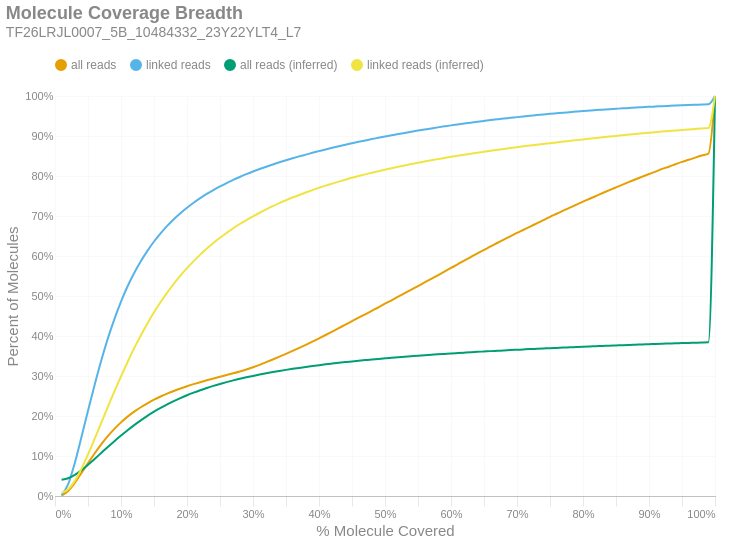

Write notebook code for a chart like this one.
### Markdown cell above
### Molecule Read Coverage
This chart shows molecule coverage breadth as computed by the number of bases aligned to that molecule. In other words, "*how much of each unique long molecule is actually sequenced/aligned?*" Keep in mind there is a distinction between sequences and alignments, since some sequences belonging to a particular molecule may not align well and wouldn't appear in the alignment data. This chart also shows molecule coverage breadth as computed by the *inferred fragment* from which the aligned sequences originate. Unlike read coverage, this calculation takes into account the total insert size, including unsequenced gaps between the forward and reverse reads. Like the previous figures, these are cumulative percents.

### Code cell
if SKIPLR:
    print_html(f"Skipped")
else:
    binned_df = consolidated_hist(valids['coverage_bp'], mask, 0.01, True)
    binned_df_inf = consolidated_hist(valids['coverage_inserts'], mask, 0.01, True)
    binned_df = binned_df.with_columns(pl.lit(binned_df_inf['all reads (cumsum)']).alias('all reads (inferred)'))
    binned_df = binned_df.with_columns(pl.lit(binned_df_inf['linked reads (cumsum)']).alias('linked reads (inferred)'))
    binned_df = binned_df.with_columns(
        (pl.col('bin').cast(pl.Float64) + 0.01).alias('right_edge')
    )

    with SafeRender(binned_df):
        (
            density_plot(binned_df, 'Molecule Coverage Breadth', samplename, 'molcov', ['all reads (inferred)','linked reads (inferred)'])
            .encode(
                #x=alt.X('bin:Q', title="% Molecule Covered").axis(format = '%').scale(padding=0),
                x=alt.X('right_edge:Q', title="% Molecule Covered").axis(format='%').scale(padding=0),
                y=alt.Y('value:Q', title='Percent of Molecules')
                    .axis(format='%')
                    .stack(False)
                    .scale(domainMin=0, padding=0),
                color=alt.Color("key:N").scale(domain = ["all reads", "linked reads", "all reads (inferred)", "linked reads (inferred)"]),
                tooltip = [
                    alt.Tooltip("key:N", title = "Data Type"),
                    alt.Tooltip("range_label:N", title="% Molecule Covered"),
                    alt.Tooltip("value:Q", format = ".2%", title="% Molecules")
                ]
            )
        ).display()

### Figure 1 — Vega-Lite specification as saved in the notebook (floating-point values rounded to 4 significant figures)
{"width": "container", "height": 400, "config": {"title": {"anchor": "start", "dy": -15, "fontSize": 18, "color": "#888888", "subtitleColor": "#888888", "subtitleFontSize": 14}, "arc": {"fill": "#0072B2"}, "axis": {"domainColor": "#888888", "domainWidth": 0.5, "gridWidth": 0.2, "grid": false, "titleFontWeight": 400, "titleFontSize": 15, "labelFontSize": 11, "labelColor": "#888888", "tickColor": "#888888", "tickWidth": 0.2, "titleColor": "#888888"}, "axisBand": {"grid": false}, "axisX": {"grid": true, "tickSize": 10, "domainCap": "round"}, "axisY": {"domain": false, "grid": true, "tickSize": 0, "domainCap": "round"}, "background": "transparent", "header": {"labelFontSize": 15, "labelColor": "#888888", "titleFontSize": 15, "titleFontWeight": 600, "titleColor": "#888888"}, "legend": {"labelFont": "sans-serif", "labelFontSize": 12, "labelColor": "#888888", "symbolSize": 100, "symbolType": "circle", "titleFontSize": 12, "titlePadding": 10, "titleColor": "#888888", "title": null, "orient": "top"}, "range": {"category": ["#E69F00", "#56B4E9", "#009E73", "#F0E442", "#0072B2", "#D55E00", "#CC79A7", "#000000"], "diverging": ["#cfe8f3", "#a2d4ec", "#73bfe2", "#46abdb", "#1696d2", "#12719e"]}, "area": {"fill": "#0072B2", "fillOpacity": 0.7, "line": true, "strokeOpacity": 0.7}, "line": {"color": "#0072B2", "stroke": "#0072B2", "strokeWidth": 2}, "trail": {"color": "#0072B2", "stroke": "#0072B2", "strokeWidth": 0, "size": 1}, "point": {"filled": true, "fillOpacity": 1.0, "size": 95}, "text": {"color": "#888888", "fontSize": 11, "align": "right", "fontWeight": 400, "size": 11}, "bar": {"fill": "#0072B2", "stroke": null}, "view": {"stroke": null, "continuousWidth": 660, "continuousHeight": 400}}, "data": {"name": "data-f60ad927f8e5e8b5c278cc4b17f93ccb"}, "mark": {"type": "line", "interpolate": "monotone", "point": {"opacity": 0, "size": 275}}, "encoding": {"color": {"field": "key", "scale": {"domain": ["all reads", "linked reads", "all reads (inferred)", "linked reads (inferred)"]}, "type": "nominal"}, "tooltip": [{"field": "key", "title": "Data Type", "type": "nominal"}, {"field": "range_label", "title": "% Molecule Covered", "type": "nominal"}, {"field": "value", "format": ".2%", "title": "% Molecules", "type": "quantitative"}], "x": {"axis": {"format": "%"}, "field": "right_edge", "scale": {"padding": 0}, "title": "% Molecule Covered", "type": "quantitative"}, "y": {"axis": {"format": "%"}, "field": "value", "scale": {"domainMin": 0, "padding": 0}, "stack": false, "title": "Percent of Molecules", "type": "quantitative"}}, "params": [{"name": "param_c36ac31b6afebe62", "select": {"type": "point", "fields": ["key"]}, "bind": "legend"}], "title": {"text": "Molecule Coverage Breadth", "subtitle": "TF26LRJL0007_5B_10484332_23Y22YLT4_L7"}, "transform": [{"fold": ["all reads (cumsum)", "linked reads (cumsum)", "all reads (inferred)", "linked reads (inferred)"]}, {"calculate": "replace(datum.key, ' (cumsum)', '')", "as": "key"}, {"filter": {"param": "param_c36ac31b6afebe62"}}], "usermeta": {"embedOptions": {"downloadFileName": "TF26LRJL0007_5B_10484332_23Y22YLT4_L7.molcov"}}, "$schema": "https://vega.github.io/schema/vega-lite/v6.4.1.json", "datasets": {"data-f60ad927f8e5e8b5c278cc4b17f93ccb": [{"bin": "0.0", "interval": "0.0-0.01", "all reads": 0.001039, "linked reads": 0.001917, "all reads (cumsum)": 0.001039, "linked reads (cumsum)": 0.001917, "range_label": "0.0-0.01", "all reads (inferred)": 0.04036, "linked reads (inferred)": 0.008118, "right_edge": 0.01}, {"bin": "0.01", "interval": "0.01-0.02", "all reads": 0.01132, "linked reads": 0.02786, "all reads (cumsum)": 0.01236, "linked reads (cumsum)": 0.02978, "range_label": "0.01-0.02", "all reads (inferred)": 0.04427, "linked reads (inferred)": 0.01691, "right_edge": 0.02}, {"bin": "0.02", "interval": "0.02-0.03", "all reads": 0.02044, "linked reads": 0.05276, "all reads (cumsum)": 0.03281, "linked reads (cumsum)": 0.08254, "range_label": "0.02-0.03", "all reads (inferred)": 0.05255, "linked reads (inferred)": 0.0378, "right_edge": 0.03}, {"bin": "0.03", "interval": "0.03-0.04", "all reads": 0.02435, "linked reads": 0.0643, "all reads (cumsum)": 0.05715, "linked reads (cumsum)": 0.1468, "range_label": "0.03-0.04", "all reads (inferred)": 0.06412, "linked reads (inferred)": 0.06785, "right_edge": 0.04}, {"bin": "0.04", "interval": "0.04-0.05", "all reads": 0.02501, "linked reads": 0.06653, "all reads (cumsum)": 0.08216, "linked reads (cumsum)": 0.2134, "range_label": "0.04-0.05", "all reads (inferred)": 0.07784, "linked reads (inferred)": 0.1038, "right_edge": 0.05}, {"bin": "0.05", "interval": "0.05-0.06", "all reads": 0.02406, "linked reads": 0.06431, "all reads (cumsum)": 0.1062, "linked reads (cumsum)": 0.2777, "range_label": "0.05-0.06", "all reads (inferred)": 0.09251, "linked reads (inferred)": 0.1427, "right_edge": 0.06}, {"bin": "0.06", "interval": "0.06-0.07", "all reads": 0.02258, "linked reads": 0.06051, "all reads (cumsum)": 0.1288, "linked reads (cumsum)": 0.3382, "range_label": "0.06-0.07", "all reads (inferred)": 0.1075, "linked reads (inferred)": 0.1825, "right_edge": 0.07}, {"bin": "0.07", "interval": "0.07-0.08", "all reads": 0.02065, "linked reads": 0.05532, "all reads (cumsum)": 0.1495, "linked reads (cumsum)": 0.3935, "range_label": "0.07-0.08", "all reads (inferred)": 0.1225, "linked reads (inferred)": 0.2225, "right_edge": 0.08}, {"bin": "0.08", "interval": "0.08-0.09", "all reads": 0.01823, "linked reads": 0.04881, "all reads (cumsum)": 0.1677, "linked reads (cumsum)": 0.4423, "range_label": "0.08-0.09", "all reads (inferred)": 0.137, "linked reads (inferred)": 0.2616, "right_edge": 0.09}, {"bin": "0.09", "interval": "0.09-0.1", "all reads": 0.01637, "linked reads": 0.04377, "all reads (cumsum)": 0.1841, "linked reads (cumsum)": 0.4861, "range_label": "0.09-0.1", "all reads (inferred)": 0.151, "linked reads (inferred)": 0.299, "right_edge": 0.1}, {"bin": "0.1", "interval": "0.1-0.11", "all reads": 0.01432, "linked reads": 0.0382, "all reads (cumsum)": 0.1984, "linked reads (cumsum)": 0.5243, "range_label": "0.1-0.11", "all reads (inferred)": 0.1645, "linked reads (inferred)": 0.3351, "right_edge": 0.11}, {"bin": "0.11", "interval": "0.11-0.12", "all reads": 0.01251, "linked reads": 0.03329, "all reads (cumsum)": 0.2109, "linked reads (cumsum)": 0.5576, "range_label": "0.11-0.12", "all reads (inferred)": 0.1773, "linked reads (inferred)": 0.3696, "right_edge": 0.12}, {"bin": "0.12", "interval": "0.12-0.13", "all reads": 0.01102, "linked reads": 0.02916, "all reads (cumsum)": 0.2219, "linked reads (cumsum)": 0.5867, "range_label": "0.12-0.13", "all reads (inferred)": 0.1892, "linked reads (inferred)": 0.4014, "right_edge": 0.13}, {"bin": "0.13", "interval": "0.13-0.14", "all reads": 0.009892, "linked reads": 0.02603, "all reads (cumsum)": 0.2318, "linked reads (cumsum)": 0.6128, "range_label": "0.13-0.14", "all reads (inferred)": 0.2004, "linked reads (inferred)": 0.4315, "right_edge": 0.14}, {"bin": "0.14", "interval": "0.14-0.15", "all reads": 0.008992, "linked reads": 0.02349, "all reads (cumsum)": 0.2408, "linked reads (cumsum)": 0.6363, "range_label": "0.14-0.15", "all reads (inferred)": 0.2107, "linked reads (inferred)": 0.4593, "right_edge": 0.15}, {"bin": "0.15", "interval": "0.15-0.16", "all reads": 0.007945, "linked reads": 0.02049, "all reads (cumsum)": 0.2487, "linked reads (cumsum)": 0.6567, "range_label": "0.15-0.16", "all reads (inferred)": 0.2203, "linked reads (inferred)": 0.485, "right_edge": 0.16}, {"bin": "0.16", "interval": "0.16-0.17", "all reads": 0.00722, "linked reads": 0.01847, "all reads (cumsum)": 0.256, "linked reads (cumsum)": 0.6752, "range_label": "0.16-0.17", "all reads (inferred)": 0.2291, "linked reads (inferred)": 0.5085, "right_edge": 0.17}, {"bin": "0.17", "interval": "0.17-0.18", "all reads": 0.006653, "linked reads": 0.01676, "all reads (cumsum)": 0.2626, "linked reads (cumsum)": 0.692, "range_label": "0.17-0.18", "all reads (inferred)": 0.2373, "linked reads (inferred)": 0.5306, "right_edge": 0.18}, {"bin": "0.18", "interval": "0.18-0.19", "all reads": 0.006098, "linked reads": 0.01506, "all reads (cumsum)": 0.2687, "linked reads (cumsum)": 0.707, "range_label": "0.18-0.19", "all reads (inferred)": 0.2449, "linked reads (inferred)": 0.551, "right_edge": 0.19}, {"bin": "0.19", "interval": "0.19-0.2", "all reads": 0.005644, "linked reads": 0.01367, "all reads (cumsum)": 0.2744, "linked reads (cumsum)": 0.7207, "range_label": "0.19-0.2", "all reads (inferred)": 0.2519, "linked reads (inferred)": 0.5697, "right_edge": 0.2}, {"bin": "0.2", "interval": "0.2-0.21", "all reads": 0.005261, "linked reads": 0.01258, "all reads (cumsum)": 0.2796, "linked reads (cumsum)": 0.7333, "range_label": "0.2-0.21", "all reads (inferred)": 0.2583, "linked reads (inferred)": 0.5871, "right_edge": 0.21}, {"bin": "0.21", "interval": "0.21-0.22", "all reads": 0.004935, "linked reads": 0.01147, "all reads (cumsum)": 0.2845, "linked reads (cumsum)": 0.7448, "range_label": "0.21-0.22", "all reads (inferred)": 0.2644, "linked reads (inferred)": 0.6034, "right_edge": 0.22}, {"bin": "0.22", "interval": "0.22-0.23", "all reads": 0.004658, "linked reads": 0.01046, "all reads (cumsum)": 0.2892, "linked reads (cumsum)": 0.7552, "range_label": "0.22-0.23", "all reads (inferred)": 0.2701, "linked reads (inferred)": 0.6185, "right_edge": 0.23}, {"bin": "0.23", "interval": "0.23-0.24", "all reads": 0.004547, "linked reads": 0.009663, "all reads (cumsum)": 0.2938, "linked reads (cumsum)": 0.7649, "range_label": "0.23-0.24", "all reads (inferred)": 0.2753, "linked reads (inferred)": 0.6326, "right_edge": 0.24}, {"bin": "0.24", "interval": "0.24-0.25", "all reads": 0.004465, "linked reads": 0.009048, "all reads (cumsum)": 0.2982, "linked reads (cumsum)": 0.7739, "range_label": "0.24-0.25", "all reads (inferred)": 0.2802, "linked reads (inferred)": 0.6455, "right_edge": 0.25}, {"bin": "0.25", "interval": "0.25-0.26", "all reads": 0.004293, "linked reads": 0.008423, "all reads (cumsum)": 0.3025, "linked reads (cumsum)": 0.7824, "range_label": "0.25-0.26", "all reads (inferred)": 0.2847, "linked reads (inferred)": 0.6576, "right_edge": 0.26}, {"bin": "0.26", "interval": "0.26-0.27", "all reads": 0.004334, "linked reads": 0.007815, "all reads (cumsum)": 0.3068, "linked reads (cumsum)": 0.7902, "range_label": "0.26-0.27", "all reads (inferred)": 0.289, "linked reads (inferred)": 0.6693, "right_edge": 0.27}, {"bin": "0.27", "interval": "0.27-0.28", "all reads": 0.004607, "linked reads": 0.007438, "all reads (cumsum)": 0.3115, "linked reads (cumsum)": 0.7976, "range_label": "0.27-0.28", "all reads (inferred)": 0.2931, "linked reads (inferred)": 0.68, "right_edge": 0.28}, {"bin": "0.28", "interval": "0.28-0.29", "all reads": 0.004963, "linked reads": 0.006914, "all reads (cumsum)": 0.3164, "linked reads (cumsum)": 0.8045, "range_label": "0.28-0.29", "all reads (inferred)": 0.2967, "linked reads (inferred)": 0.6898, "right_edge": 0.29}, {"bin": "0.29", "interval": "0.29-0.3", "all reads": 0.005419, "linked reads": 0.006642, "all reads (cumsum)": 0.3218, "linked reads (cumsum)": 0.8112, "range_label": "0.29-0.3", "all reads (inferred)": 0.3002, "linked reads (inferred)": 0.6991, "right_edge": 0.3}, {"bin": "0.3", "interval": "0.3-0.31", "all reads": 0.006076, "linked reads": 0.006258, "all reads (cumsum)": 0.3279, "linked reads (cumsum)": 0.8174, "range_label": "0.3-0.31", "all reads (inferred)": 0.3036, "linked reads (inferred)": 0.7081, "right_edge": 0.31}, {"bin": "0.31", "interval": "0.31-0.32", "all reads": 0.00661, "linked reads": 0.005858, "all reads (cumsum)": 0.3345, "linked reads (cumsum)": 0.8233, "range_label": "0.31-0.32", "all reads (inferred)": 0.3068, "linked reads (inferred)": 0.7166, "right_edge": 0.32}, {"bin": "0.32", "interval": "0.32-0.33", "all reads": 0.006787, "linked reads": 0.005591, "all reads (cumsum)": 0.3413, "linked reads (cumsum)": 0.8289, "range_label": "0.32-0.33", "all reads (inferred)": 0.3098, "linked reads (inferred)": 0.7246, "right_edge": 0.33}, {"bin": "0.33", "interval": "0.33-0.34", "all reads": 0.006963, "linked reads": 0.00533, "all reads (cumsum)": 0.3483, "linked reads (cumsum)": 0.8342, "range_label": "0.33-0.34", "all reads (inferred)": 0.3126, "linked reads (inferred)": 0.7321, "right_edge": 0.34}, {"bin": "0.34", "interval": "0.34-0.35", "all reads": 0.007196, "linked reads": 0.005196, "all reads (cumsum)": 0.3555, "linked reads (cumsum)": 0.8394, "range_label": "0.34-0.35", "all reads (inferred)": 0.3153, "linked reads (inferred)": 0.7394, "right_edge": 0.35}, {"bin": "0.35", "interval": "0.35-0.36", "all reads": 0.007457, "linked reads": 0.004951, "all reads (cumsum)": 0.3629, "linked reads (cumsum)": 0.8443, "range_label": "0.35-0.36", "all reads (inferred)": 0.3179, "linked reads (inferred)": 0.7462, "right_edge": 0.36}, {"bin": "0.36", "interval": "0.36-0.37", "all reads": 0.007358, "linked reads": 0.004649, "all reads (cumsum)": 0.3703, "linked reads (cumsum)": 0.849, "range_label": "0.36-0.37", "all reads (inferred)": 0.3203, "linked reads (inferred)": 0.7525, "right_edge": 0.37}, {"bin": "0.37", "interval": "0.37-0.38", "all reads": 0.007644, "linked reads": 0.004445, "all reads (cumsum)": 0.3779, "linked reads (cumsum)": 0.8534, "range_label": "0.37-0.38", "all reads (inferred)": 0.3226, "linked reads (inferred)": 0.7587, "right_edge": 0.38}, {"bin": "0.38", "interval": "0.38-0.39", "all reads": 0.007924, "linked reads": 0.004562, "all reads (cumsum)": 0.3858, "linked reads (cumsum)": 0.858, "range_label": "0.38-0.39", "all reads (inferred)": 0.3249, "linked reads (inferred)": 0.7647, "right_edge": 0.39}, {"bin": "0.39", "interval": "0.39-0.4", "all reads": 0.008246, "linked reads": 0.004248, "all reads (cumsum)": 0.3941, "linked reads (cumsum)": 0.8622, "range_label": "0.39-0.4", "all reads (inferred)": 0.3271, "linked reads (inferred)": 0.7705, "right_edge": 0.4}, {"bin": "0.4", "interval": "0.4-0.41", "all reads": 0.008392, "linked reads": 0.004206, "all reads (cumsum)": 0.4025, "linked reads (cumsum)": 0.8665, "range_label": "0.4-0.41", "all reads (inferred)": 0.3291, "linked reads (inferred)": 0.776, "right_edge": 0.41}, {"bin": "0.41", "interval": "0.41-0.42", "all reads": 0.008613, "linked reads": 0.003987, "all reads (cumsum)": 0.4111, "linked reads (cumsum)": 0.8704, "range_label": "0.41-0.42", "all reads (inferred)": 0.331, "linked reads (inferred)": 0.781, "right_edge": 0.42}, {"bin": "0.42", "interval": "0.42-0.43", "all reads": 0.008665, "linked reads": 0.003868, "all reads (cumsum)": 0.4198, "linked reads (cumsum)": 0.8743, "range_label": "0.42-0.43", "all reads (inferred)": 0.3329, "linked reads (inferred)": 0.786, "right_edge": 0.43}, {"bin": "0.43", "interval": "0.43-0.44", "all reads": 0.00855, "linked reads": 0.003867, "all reads (cumsum)": 0.4283, "linked reads (cumsum)": 0.8782, "range_label": "0.43-0.44", "all reads (inferred)": 0.3347, "linked reads (inferred)": 0.7908, "right_edge": 0.44}, {"bin": "0.44", "interval": "0.44-0.45", "all reads": 0.00873, "linked reads": 0.003656, "all reads (cumsum)": 0.437, "linked reads (cumsum)": 0.8818, "range_label": "0.44-0.45", "all reads (inferred)": 0.3365, "linked reads (inferred)": 0.7956, "right_edge": 0.45}, {"bin": "0.45", "interval": "0.45-0.46", "all reads": 0.008739, "linked reads": 0.003667, "all reads (cumsum)": 0.4458, "linked reads (cumsum)": 0.8855, "range_label": "0.45-0.46", "all reads (inferred)": 0.3382, "linked reads (inferred)": 0.8, "right_edge": 0.46}, {"bin": "0.46", "interval": "0.46-0.47", "all reads": 0.008496, "linked reads": 0.003365, "all reads (cumsum)": 0.4543, "linked reads (cumsum)": 0.8889, "range_label": "0.46-0.47", "all reads (inferred)": 0.3397, "linked reads (inferred)": 0.8041, "right_edge": 0.47}, {"bin": "0.47", "interval": "0.47-0.48", "all reads": 0.008723, "linked reads": 0.003412, "all reads (cumsum)": 0.463, "linked reads (cumsum)": 0.8923, "range_label": "0.47-0.48", "all reads (inferred)": 0.3413, "linked reads (inferred)": 0.8082, "right_edge": 0.48}, {"bin": "0.48", "interval": "0.48-0.49", "all reads": 0.008514, "linked reads": 0.00321, "all reads (cumsum)": 0.4715, "linked reads (cumsum)": 0.8955, "range_label": "0.48-0.49", "all reads (inferred)": 0.3428, "linked reads (inferred)": 0.8121, "right_edge": 0.49}, {"bin": "0.49", "interval": "0.49-0.5", "all reads": 0.009376, "linked reads": 0.003307, "all reads (cumsum)": 0.4809, "linked reads (cumsum)": 0.8988, "range_label": "0.49-0.5", "all reads (inferred)": 0.3442, "linked reads (inferred)": 0.8158, "right_edge": 0.5}, {"bin": "0.5", "interval": "0.5-0.51", "all reads": 0.008126, "linked reads": 0.002976, "all reads (cumsum)": 0.489, "linked reads (cumsum)": 0.9018, "range_label": "0.5-0.51", "all reads (inferred)": 0.3456, "linked reads (inferred)": 0.8196, "right_edge": 0.51}, {"bin": "0.51", "interval": "0.51-0.52", "all reads": 0.00917, "linked reads": 0.003044, "all reads (cumsum)": 0.4982, "linked reads (cumsum)": 0.9048, "range_label": "0.51-0.52", "all reads (inferred)": 0.3469, "linked reads (inferred)": 0.8231, "right_edge": 0.52}, {"bin": "0.52", "interval": "0.52-0.53", "all reads": 0.008883, "linked reads": 0.00296, "all reads (cumsum)": 0.5071, "linked reads (cumsum)": 0.9078, "range_label": "0.52-0.53", "all reads (inferred)": 0.3482, "linked reads (inferred)": 0.8265, "right_edge": 0.53}, {"bin": "0.53", "interval": "0.53-0.54", "all reads": 0.008895, "linked reads": 0.002875, "all reads (cumsum)": 0.516, "linked reads (cumsum)": 0.9106, "range_label": "0.53-0.54", "all reads (inferred)": 0.3495, "linked reads (inferred)": 0.8298, "right_edge": 0.54}, {"bin": "0.54", "interval": "0.54-0.55", "all reads": 0.008896, "linked reads": 0.002922, "all reads (cumsum)": 0.5249, "linked reads (cumsum)": 0.9136, "range_label": "0.54-0.55", "all reads (inferred)": 0.3507, "linked reads (inferred)": 0.8331, "right_edge": 0.55}, {"bin": "0.55", "interval": "0.55-0.56", "all reads": 0.009112, "linked reads": 0.002756, "all reads (cumsum)": 0.534, "linked reads (cumsum)": 0.9163, "range_label": "0.55-0.56", "all reads (inferred)": 0.3519, "linked reads (inferred)": 0.8362, "right_edge": 0.56}, {"bin": "0.56", "interval": "0.56-0.57", "all reads": 0.00888, "linked reads": 0.002585, "all reads (cumsum)": 0.5429, "linked reads (cumsum)": 0.9189, "range_label": "0.56-0.57", "all reads (inferred)": 0.353, "linked reads (inferred)": 0.8392, "right_edge": 0.57}, {"bin": "0.57", "interval": "0.57-0.58", "all reads": 0.008906, "linked reads": 0.002667, "all reads (cumsum)": 0.5518, "linked reads (cumsum)": 0.9216, "range_label": "0.57-0.58", "all reads (inferred)": 0.3542, "linked reads (inferred)": 0.8422, "right_edge": 0.58}, {"bin": "0.58", "interval": "0.58-0.59", "all reads": 0.009091, "linked reads": 0.002528, "all reads (cumsum)": 0.5609, "linked reads (cumsum)": 0.9241, "range_label": "0.58-0.59", "all reads (inferred)": 0.3553, "linked reads (inferred)": 0.845, "right_edge": 0.59}, {"bin": "0.59", "interval": "0.59-0.6", "all reads": 0.009286, "linked reads": 0.00245, "all reads (cumsum)": 0.5701, "linked reads (cumsum)": 0.9266, "range_label": "0.59-0.6", "all reads (inferred)": 0.3564, "linked reads (inferred)": 0.8479, "right_edge": 0.6}, {"bin": "0.6", "interval": "0.6-0.61", "all reads": 0.008968, "linked reads": 0.002225, "all reads (cumsum)": 0.5791, "linked reads (cumsum)": 0.9288, "range_label": "0.6-0.61", "all reads (inferred)": 0.3574, "linked reads (inferred)": 0.8506, "right_edge": 0.61}, {"bin": "0.61", "interval": "0.61-0.62", "all reads": 0.009405, "linked reads": 0.0023, "all reads (cumsum)": 0.5885, "linked reads (cumsum)": 0.9311, "range_label": "0.61-0.62", "all reads (inferred)": 0.3584, "linked reads (inferred)": 0.8532, "right_edge": 0.62}, {"bin": "0.62", "interval": "0.62-0.63", "all reads": 0.008974, "linked reads": 0.002195, "all reads (cumsum)": 0.5975, "linked reads (cumsum)": 0.9333, "range_label": "0.62-0.63", "all reads (inferred)": 0.3594, "linked reads (inferred)": 0.8558, "right_edge": 0.63}, {"bin": "0.63", "interval": "0.63-0.64", "all reads": 0.009006, "linked reads": 0.002237, "all reads (cumsum)": 0.6065, "linked reads (cumsum)": 0.9355, "range_label": "0.63-0.64", "all reads (inferred)": 0.3604, "linked reads (inferred)": 0.8583, "right_edge": 0.64}, {"bin": "0.64", "interval": "0.64-0.65", "all reads": 0.008597, "linked reads": 0.002143, "all reads (cumsum)": 0.6151, "linked reads (cumsum)": 0.9377, "range_label": "0.64-0.65", "all reads (inferred)": 0.3613, "linked reads (inferred)": 0.8607, "right_edge": 0.65}, {"bin": "0.65", "interval": "0.65-0.66", "all reads": 0.009039, "linked reads": 0.002096, "all reads (cumsum)": 0.6241, "linked reads (cumsum)": 0.9398, "range_label": "0.65-0.66", "all reads (inferred)": 0.3622, "linked reads (inferred)": 0.8631, "right_edge": 0.66}, {"bin": "0.66", "interval": "0.66-0.67", "all reads": 0.008357, "linked reads": 0.00196, "all reads (cumsum)": 0.6325, "linked reads (cumsum)": 0.9417, "range_label": "0.66-0.67", "all reads (inferred)": 0.3631, "linked reads (inferred)": 0.8653, "right_edge": 0.67}, {"bin": "0.67", "interval": "0.67-0.68", "all reads": 0.008542, "linked reads": 0.001901, "all reads (cumsum)": 0.641, "linked reads (cumsum)": 0.9436, "range_label": "0.67-0.68", "all reads (inferred)": 0.364, "linked reads (inferred)": 0.8676, "right_edge": 0.68}, {"bin": "0.68", "interval": "0.68-0.69", "all reads": 0.008248, "linked reads": 0.00176, "all reads (cumsum)": 0.6493, "linked reads (cumsum)": 0.9454, "range_label": "0.68-0.69", "all reads (inferred)": 0.3648, "linked reads (inferred)": 0.8698, "right_edge": 0.69}, {"bin": "0.69", "interval": "0.69-0.7", "all reads": 0.008371, "linked reads": 0.001819, "all reads (cumsum)": 0.6576, "linked reads (cumsum)": 0.9472, "range_label": "0.69-0.7", "all reads (inferred)": 0.3656, "linked reads (inferred)": 0.872, "right_edge": 0.7}, {"bin": "0.7", "interval": "0.7-0.71", "all reads": 0.007949, "linked reads": 0.001771, "all reads (cumsum)": 0.6656, "linked reads (cumsum)": 0.949, "range_label": "0.7-0.71", "all reads (inferred)": 0.3664, "linked reads (inferred)": 0.8741, "right_edge": 0.71}, {"bin": "0.71", "interval": "0.71-0.72", "all reads": 0.007982, "linked reads": 0.001686, "all reads (cumsum)": 0.6736, "linked reads (cumsum)": 0.9506, "range_label": "0.71-0.72", "all reads (inferred)": 0.3672, "linked reads (inferred)": 0.8762, "right_edge": 0.72}, {"bin": "0.72", "interval": "0.72-0.73", "all reads": 0.008193, "linked reads": 0.00173, "all reads (cumsum)": 0.6818, "linked reads (cumsum)": 0.9524, "range_label": "0.72-0.73", "all reads (inferred)": 0.368, "linked reads (inferred)": 0.8781, "right_edge": 0.73}, {"bin": "0.73", "interval": "0.73-0.74", "all reads": 0.007917, "linked reads": 0.001634, "all reads (cumsum)": 0.6897, "linked reads (cumsum)": 0.954, "range_label": "0.73-0.74", "all reads (inferred)": 0.3687, "linked reads (inferred)": 0.8801, "right_edge": 0.74}, {"bin": "0.74", "interval": "0.74-0.75", "all reads": 0.008318, "linked reads": 0.00154, "all reads (cumsum)": 0.698, "linked reads (cumsum)": 0.9556, "range_label": "0.74-0.75", "all reads (inferred)": 0.3695, "linked reads (inferred)": 0.8821, "right_edge": 0.75}, {"bin": "0.75", "interval": "0.75-0.76", "all reads": 0.007572, "linked reads": 0.001407, "all reads (cumsum)": 0.7056, "linked reads (cumsum)": 0.957, "range_label": "0.75-0.76", "all reads (inferred)": 0.3703, "linked reads (inferred)": 0.884, "right_edge": 0.76}, {"bin": "0.76", "interval": "0.76-0.77", "all reads": 0.007688, "linked reads": 0.001416, "all reads (cumsum)": 0.7133, "linked reads (cumsum)": 0.9584, "range_label": "0.76-0.77", "all reads (inferred)": 0.371, "linked reads (inferred)": 0.886, "right_edge": 0.77}, {"bin": "0.77", "interval": "0.77-0.78", "all reads": 0.007481, "linked reads": 0.001248, "all reads (cumsum)": 0.7207, "linked reads (cumsum)": 0.9596, "range_label": "0.77-0.78", "all reads (inferred)": 0.3717, "linked reads (inferred)": 0.8878, "right_edge": 0.78}, {"bin": "0.78", "interval": "0.78-0.79", "all reads": 0.007517, "linked reads": 0.001369, "all reads (cumsum)": 0.7283, "linked reads (cumsum)": 0.961, "range_label": "0.78-0.79", "all reads (inferred)": 0.3724, "linked reads (inferred)": 0.8897, "right_edge": 0.79}, {"bin": "0.79", "interval": "0.79-0.8", "all reads": 0.007785, "linked reads": 0.001326, "all reads (cumsum)": 0.736, "linked reads (cumsum)": 0.9623, "range_label": "0.79-0.8", "all reads (inferred)": 0.3731, "linked reads (inferred)": 0.8915, "right_edge": 0.8}, {"bin": "0.8", "interval": "0.8-0.81", "all reads": 0.007015, "linked reads": 0.001196, "all reads (cumsum)": 0.7431, "linked reads (cumsum)": 0.9635, "range_label": "0.8-0.81", "all reads (inferred)": 0.3738, "linked reads (inferred)": 0.8933, "right_edge": 0.81}, {"bin": "0.81", "interval": "0.81-0.82", "all reads": 0.0072, "linked reads": 0.001191, "all reads (cumsum)": 0.7503, "linked reads (cumsum)": 0.9647, "range_label": "0.81-0.82", "all reads (inferred)": 0.3745, "linked reads (inferred)": 0.895, "right_edge": 0.82}, {"bin": "0.82", "interval": "0.82-0.83", "all reads": 0.007275, "linked reads": 0.001156, "all reads (cumsum)": 0.7575, "linked reads (cumsum)": 0.9659, "range_label": "0.82-0.83", "all reads (inferred)": 0.3752, "linked reads (inferred)": 0.8968, "right_edge": 0.83}, {"bin": "0.83", "interval": "0.83-0.84", "all reads": 0.007211, "linked reads": 0.001152, "all reads (cumsum)": 0.7647, "linked reads (cumsum)": 0.967, "range_label": "0.83-0.84", "all reads (inferred)": 0.3759, "linked reads (inferred)": 0.8986, "right_edge": 0.84}, {"bin": "0.84", "interval": "0.84-0.85", "all reads": 0.006899, "linked reads": 0.001049, "all reads (cumsum)": 0.7716, "linked reads (cumsum)": 0.9681, "range_label": "0.84-0.85", "all reads (inferred)": 0.3765, "linked reads (inferred)": 0.9002, "right_edge": 0.85}, {"bin": "0.85", "interval": "0.85-0.86", "all reads": 0.006782, "linked reads": 0.001059, "all reads (cumsum)": 0.7784, "linked reads (cumsum)": 0.9691, "range_label": "0.85-0.86", "all reads (inferred)": 0.3771, "linked reads (inferred)": 0.9019, "right_edge": 0.86}, {"bin": "0.86", "interval": "0.86-0.87", "all reads": 0.006745, "linked reads": 0.0009858, "all reads (cumsum)": 0.7852, "linked reads (cumsum)": 0.9701, "range_label": "0.86-0.87", "all reads (inferred)": 0.3777, "linked reads (inferred)": 0.9035, "right_edge": 0.87}, {"bin": "0.87", "interval": "0.87-0.88", "all reads": 0.006703, "linked reads": 0.001022, "all reads (cumsum)": 0.7919, "linked reads (cumsum)": 0.9711, "range_label": "0.87-0.88", "all reads (inferred)": 0.3784, "linked reads (inferred)": 0.9052, "right_edge": 0.88}, {"bin": "0.88", "interval": "0.88-0.89", "all reads": 0.006514, "linked reads": 0.0009037, "all reads (cumsum)": 0.7984, "linked reads (cumsum)": 0.972, "range_label": "0.88-0.89", "all reads (inferred)": 0.379, "linked reads (inferred)": 0.9067, "right_edge": 0.89}, {"bin": "0.89", "interval": "0.89-0.9", "all reads": 0.00652, "linked reads": 0.0009022, "all reads (cumsum)": 0.8049, "linked reads (cumsum)": 0.9729, "range_label": "0.89-0.9", "all reads (inferred)": 0.3795, "linked reads (inferred)": 0.9082, "right_edge": 0.9}, {"bin": "0.9", "interval": "0.9-0.91", "all reads": 0.006059, "linked reads": 0.000779, "all reads (cumsum)": 0.811, "linked reads (cumsum)": 0.9737, "range_label": "0.9-0.91", "all reads (inferred)": 0.3801, "linked reads (inferred)": 0.9097, "right_edge": 0.91}, {"bin": "0.91", "interval": "0.91-0.92", "all reads": 0.006755, "linked reads": 0.0008127, "all reads (cumsum)": 0.8177, "linked reads (cumsum)": 0.9745, "range_label": "0.91-0.92", "all reads (inferred)": 0.3807, "linked reads (inferred)": 0.9111, "right_edge": 0.92}, {"bin": "0.92", "interval": "0.92-0.93", "all reads": 0.005527, "linked reads": 0.000776, "all reads (cumsum)": 0.8233, "linked reads (cumsum)": 0.9753, "range_label": "0.92-0.93", "all reads (inferred)": 0.3812, "linked reads (inferred)": 0.9124, "right_edge": 0.93}, {"bin": "0.93", "interval": "0.93-0.94", "all reads": 0.00603, "linked reads": 0.0007555, "all reads (cumsum)": 0.8293, "linked reads (cumsum)": 0.9761, "range_label": "0.93-0.94", "all reads (inferred)": 0.3817, "linked reads (inferred)": 0.9137, "right_edge": 0.94}, {"bin": "0.94", "interval": "0.94-0.95", "all reads": 0.006126, "linked reads": 0.0007056, "all reads (cumsum)": 0.8354, "linked reads (cumsum)": 0.9768, "range_label": "0.94-0.95", "all reads (inferred)": 0.3822, "linked reads (inferred)": 0.915, "right_edge": 0.95}, {"bin": "0.95", "interval": "0.95-0.96", "all reads": 0.00503, "linked reads": 0.0006499, "all reads (cumsum)": 0.8404, "linked reads (cumsum)": 0.9774, "range_label": "0.95-0.96", "all reads (inferred)": 0.3828, "linked reads (inferred)": 0.9163, "right_edge": 0.96}, {"bin": "0.96", "interval": "0.96-0.97", "all reads": 0.005493, "linked reads": 0.0005883, "all reads (cumsum)": 0.8459, "linked reads (cumsum)": 0.978, "range_label": "0.96-0.97", "all reads (inferred)": 0.3833, "linked reads (inferred)": 0.9175, "right_edge": 0.97}, {"bin": "0.97", "interval": "0.97-0.98", "all reads": 0.005287, "linked reads": 0.0005663, "all reads (cumsum)": 0.8512, "linked reads (cumsum)": 0.9786, "range_label": "0.97-0.98", "all reads (inferred)": 0.3838, "linked reads (inferred)": 0.9188, "right_edge": 0.98}, {"bin": "0.98", "interval": "0.98-0.99", "all reads": 0.004875, "linked reads": 0.0006, "all reads (cumsum)": 0.8561, "linked reads (cumsum)": 0.9792, "range_label": "0.98-0.99", "all reads (inferred)": 0.3844, "linked reads (inferred)": 0.9202, "right_edge": 0.99}, {"bin": "0.99", "interval": "0.99-1.0", "all reads": 0.1439, "linked reads": 0.02083, "all reads (cumsum)": 1.0, "linked reads (cumsum)": 1.0, "range_label": "0.99-1.0", "all reads (inferred)": 1.0, "linked reads (inferred)": 1.0, "right_edge": 1.0}]}}
